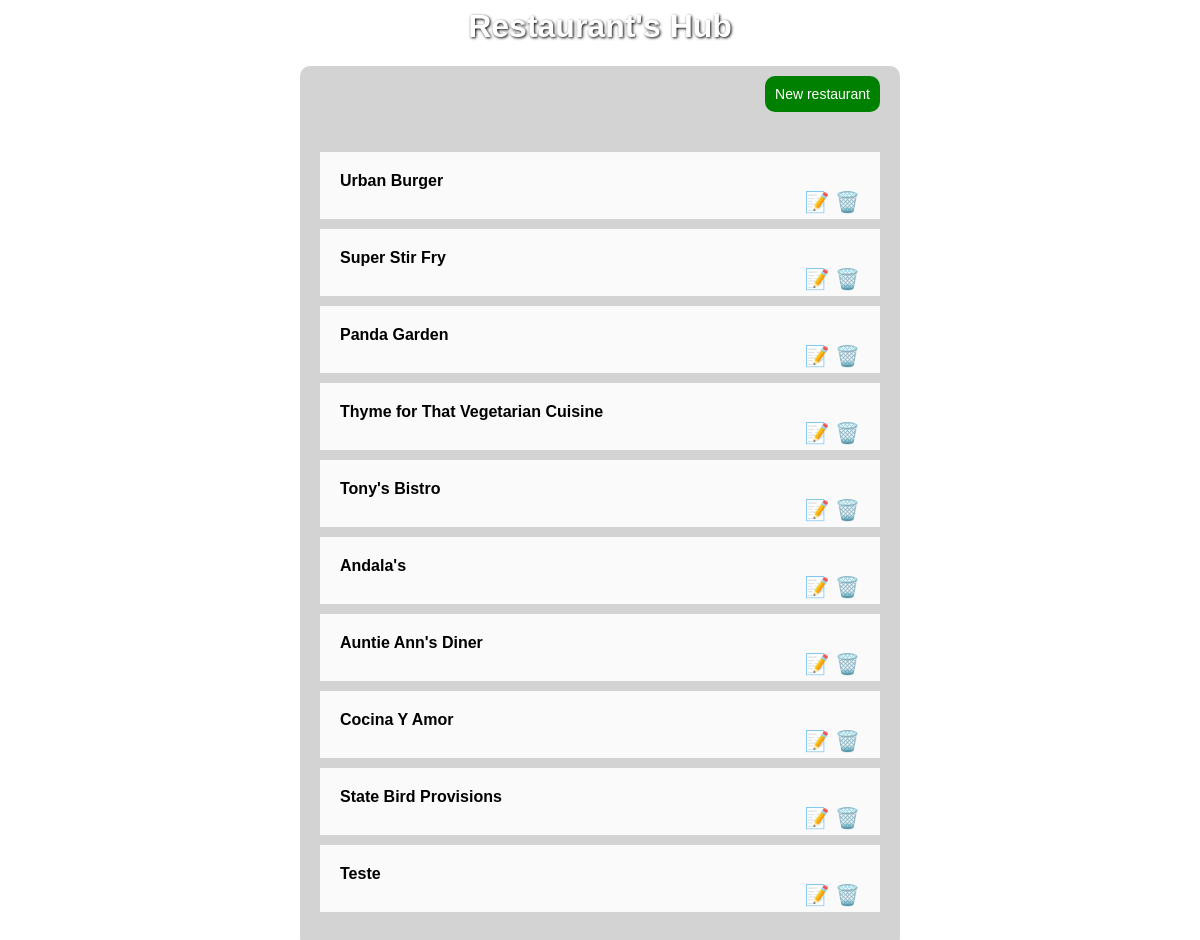
The app's page /restaurants with its own data.
### database_setup.py (models this page shows)
class Restaurant(Base):
    __tablename__ = 'restaurant'
    id = Column(Integer, primary_key=True)
    name = Column(String(80), nullable=False)

### webserver.py (the view)
@app.route('/')
@app.route('/restaurants')
def showRestaurants():
    restaurants = session.query(Restaurant).all()
    return render_template('restaurants.html', restaurants = restaurants)

### templates/restaurants.html (shortened to what this page needs)
<html>
        <link rel=stylesheet type=text/css href="{{ url_for('static', filename='styles.css') }}">
    <body>
        <div class='container'>
            <h1> Restaurant's Hub </h1>
            <div class='container-inner'>
                <div class='new'>
                    <a href='{{ url_for("newRestaurant") }}' class='button'> New restaurant </a>
                </div>
                <ul class='list'>
                    {% for restaurant in restaurants %}
                    <li class='list-item'>
                        <div class='list-item-name'>
                            <a href='{{ url_for("showMenu", restaurant_id = restaurant.id) }}'> {{restaurant.name }}</a>
                        </div>
                        <div class='list-item-edit'>
                            <a href='{{ url_for("editRestaurant", restaurant_id = restaurant.id )}}'> 📝 </a>
                            <a href='{{ url_for("deleteRestaurant", restaurant_id = restaurant.id )}}'> 🗑️ </a>
                        </div>
                    </li>
                    {% endfor %}
                </ul>
            </div>
        </div>
    </body>
</html>

### static/styles.css (style rules this page uses)
body { background-image: url('/static/bg.jpg'); background-size: cover; background-attachment: fixed; }
h1 { color: white; text-shadow: 1px 1px 3px #000 ; }
.container { width: 80%; max-width: 600px; margin: auto; text-align: center; font-family: Verdana, Geneva, Tahoma, sans-serif; }
.container-inner { padding: 20px; background-color: lightgray; border-radius: 10px; }
.list { list-style: none; padding: 0; }
.list-item { background-color: #fafafa; margin-bottom: 10px; padding: 20px; padding-bottom: 5px; text-align: left; }
.list-item a { text-decoration: none; }
.list-item-name { width: calc(100% - 100px); }
.list-item-name a { font-size: 16px; color: #000; vertical-align: middle; font-weight: bold; }
.list-item-edit { width: 100%; text-align: right; }
.list-item-edit a { font-size: 20px; color: #000; vertical-align: bottom; }
.new { display: block; width: 100%; height: 50px; align-items: flex-end; text-align: right; }
.button { width: 100px; height: 40px; background-color: green; padding: 10px; border-radius: 10px; border: none; color: white; font-size: 14px; text-decoration: none; }

### records on screen
Restaurant: name "Urban Burger"
Restaurant: name "Super Stir Fry"
Restaurant: name "Panda Garden"
Restaurant: name "Thyme for That Vegetarian Cuisine"
Restaurant: name "Tony's Bistro"
Restaurant: name "Andala's"
Restaurant: name "Auntie Ann's Diner"
Restaurant: name "Cocina Y Amor"
Restaurant: name "State Bird Provisions"
Restaurant: name "Teste"
